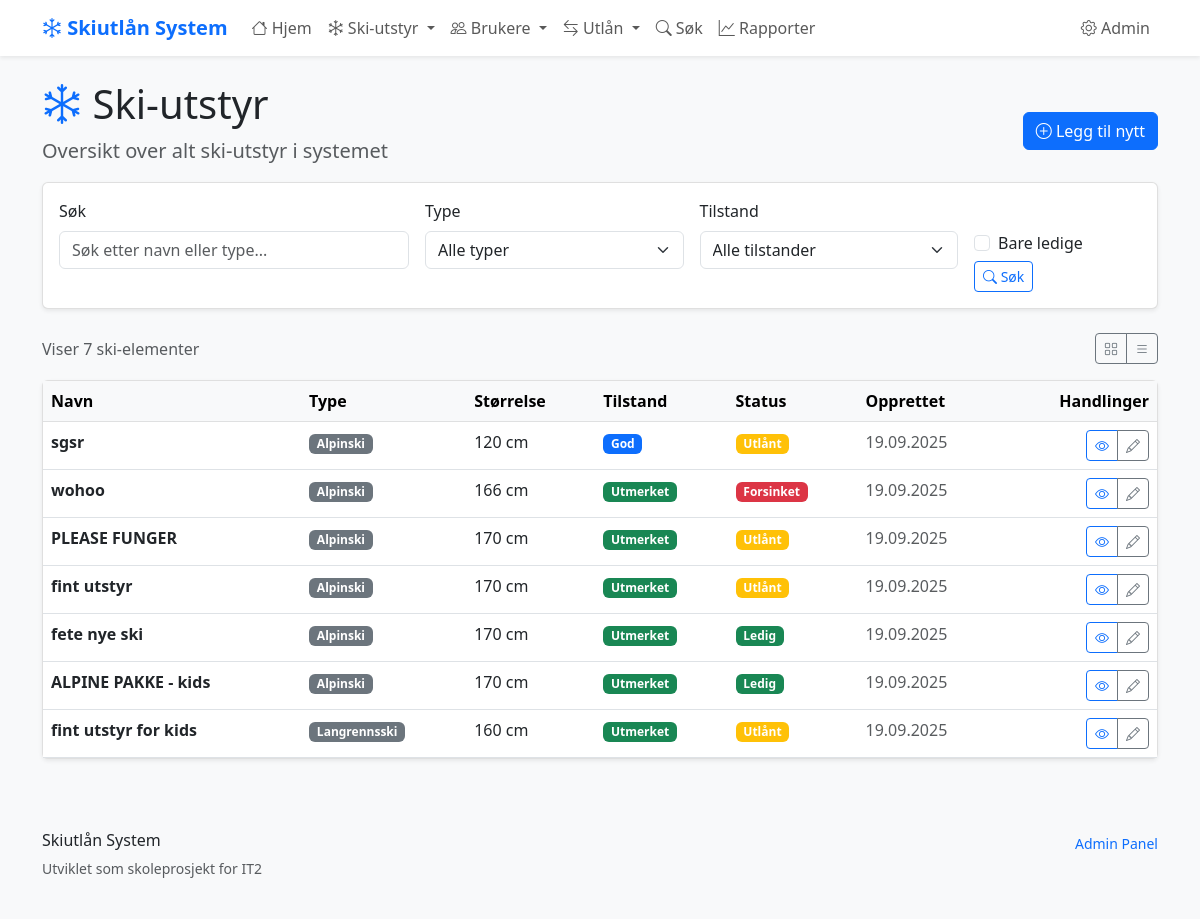
Page /ski-items/ on the earlier database version.
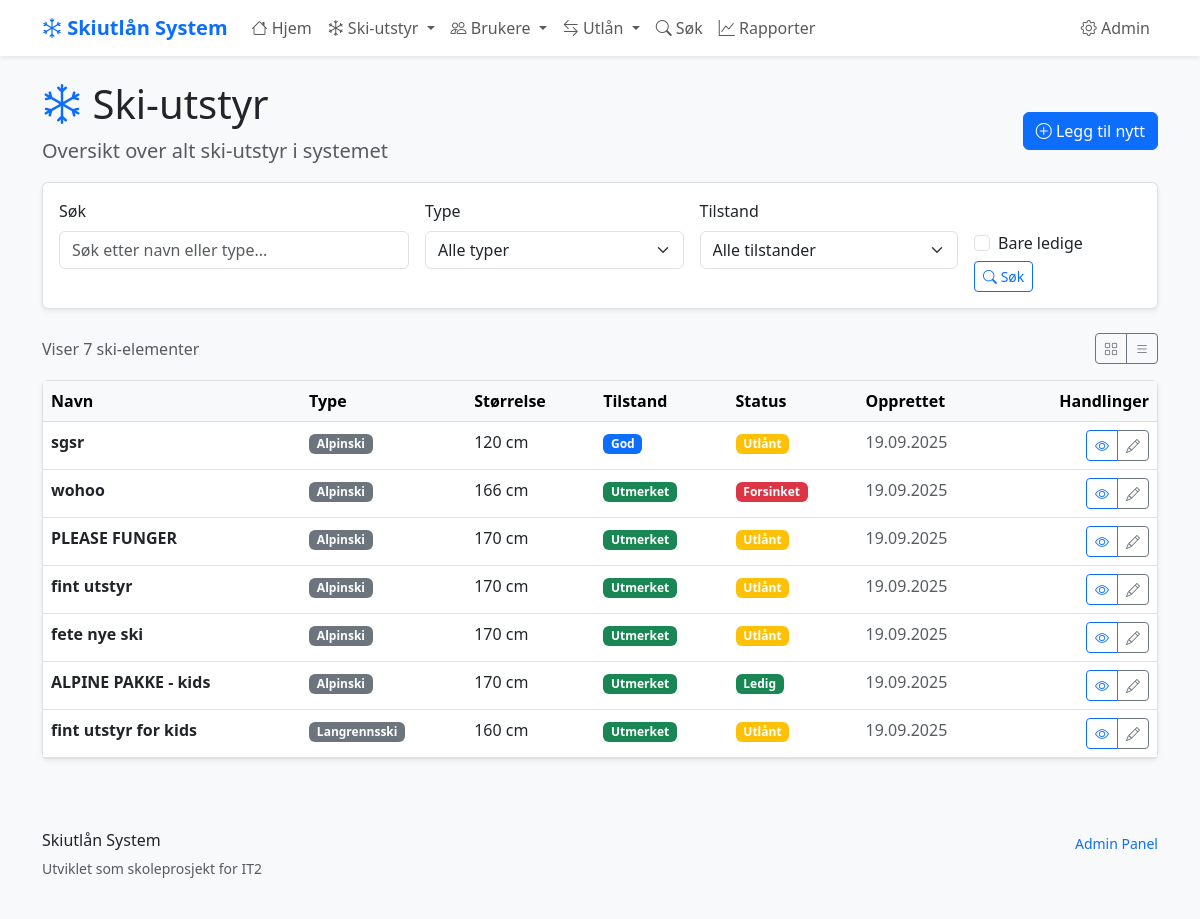
Same page on the later database version.
### skiutlan/models.py (models this page shows, shortened)
class SkiItem(models.Model):
    SKI_TYPES = [
        ('alpinski', 'Alpinski'),
        ('langrenn', 'Langrennsski'),
        ('snowboard', 'Snowboard'),
        ('stovler', 'Skistøvler'),
        ('staver', 'Skistaver'),
    ]
    navn = models.CharField(max_length=100, help_text="Navn på ski-elementet")
    type_ski = models.CharField(
        max_length=20,
        choices=SKI_TYPES,
        help_text="Type ski-element"
    )
    storrelse = models.IntegerField(
        validators=[MinValueValidator(1), MaxValueValidator(300)],
        help_text="Størrelse i cm for ski/staver, EU-størrelse for støvler"
    )
    tilstand = models.CharField(
        max_length=20,
        choices=[
            ('utmerket', 'Utmerket'),
            ('god', 'God'),
            ('slitt', 'Slitt'),
            ('reparasjon', 'Trenger reparasjon'),
        ],
        default='god'
    )
    opprettet = models.DateTimeField(auto_now_add=True)
    oppdatert = models.DateTimeField(auto_now=True)
    class Meta:
        verbose_name = "Ski-element"
        verbose_name_plural = "Ski-elementer"
        ordering = ['type_ski', 'storrelse']  # Sorterer automatisk
    @property
    def er_ledig(self):
        return not self.utlan_set.filter(returnert_dato__isnull=True).exists()

class Utlan(models.Model):
    bruker = models.ForeignKey(Bruker, on_delete=models.CASCADE)
    ski_item = models.ForeignKey(SkiItem, on_delete=models.CASCADE)
    utlant_dato = models.DateTimeField(auto_now_add=True)
    planlagt_retur = models.DateTimeField()
    returnert_dato = models.DateTimeField(blank=True, null=True)
    @property
    def er_forsinket(self):
        if self.returnert_dato:
            return False
        from django.utils import timezone
        current_time = timezone.now().replace(second=0, microsecond=0)
        return self.planlagt_retur < current_time

### skiutlan/views.py (the view)
# urls.py: path('ski-items/', views.ski_item_liste, name='ski_item_liste'),
def ski_item_liste(request):
    ski_items = SkiItem.objects.all()
    sok_tekst = request.GET.get('sok', '')
    if sok_tekst:
        ski_items = ski_items.filter(
            Q(navn__icontains=sok_tekst) | Q(type_ski__icontains=sok_tekst))
    type_filter = request.GET.get('type', '')
    if type_filter:
        ski_items = ski_items.filter(type_ski=type_filter)
    tilstand_filter = request.GET.get('tilstand', '')
    if tilstand_filter:
        ski_items = ski_items.filter(tilstand=tilstand_filter)
    bare_ledige = request.GET.get('ledig', False)
    if bare_ledige:
        utlante_item_ids = Utlan.objects.filter(
            returnert_dato__isnull=True).values_list('ski_item_id', flat=True)
        ski_items = ski_items.exclude(id__in=utlante_item_ids)
    context = {
        'ski_items': ski_items,
        'sok_tekst': sok_tekst,
        'type_filter': type_filter,
        'tilstand_filter': tilstand_filter,
        'bare_ledige': bare_ledige,
        'ski_types': SkiItem.SKI_TYPES,  # For dropdown i template
    }
    return render(request, 'skiutlan/ski_item_liste.html', context)

### skiutlan/templates/skiutlan/ski_item_liste.html (shortened to what the changed rows need)
{% extends 'skiutlan/base.html' %}
{% block header %}
<div class="d-flex justify-content-between align-items-center">
    <div>
        <h1>
            <i class="bi bi-snow text-primary"></i>
            Ski-utstyr
        </h1>
    </div>
</div>
{% endblock %}
{% block content %}
{% if ski_items %}
    <div class="card d-none d-md-block">
        <div class="table-responsive">
            <table class="table table-hover mb-0">
                <thead class="table-light">
                    <tr>
                        <th>Navn</th>
                        <th>Type</th>
                        <th>Størrelse</th>
                        <th>Tilstand</th>
                        <th>Status</th>
                        <th>Opprettet</th>
                        <th class="text-end">Handlinger</th>
                    </tr>
                </thead>
                <tbody>
                    {% for item in ski_items %}
                        <tr>
                            <td>
                                <strong>{{ item.navn }}</strong>
                            </td>
                            <td>
                                <span class="badge bg-secondary">{{ item.get_type_ski_display }}</span>
                            </td>
                            <td>
                                {{ item.storrelse }}
                                {% if item.type_ski == "stovler" %}(EU){% else %}cm{% endif %}
                            </td>
                            <td>
                                <span class="badge
                                    {% if item.tilstand == 'utmerket' %}bg-success
                                    {% elif item.tilstand == 'god' %}bg-primary
                                    {% elif item.tilstand == 'slitt' %}bg-warning
                                    {% else %}bg-danger{% endif %}">
                                    {{ item.get_tilstand_display }}
                                </span>
                            </td>
                            <td>
								{% if item.er_ledig %}
									<span class="badge bg-success">Ledig</span>
								{% else %}
									{% for utlan in item.utlan_set.all %}
										{% if not utlan.returnert_dato %}
											{% if utlan.er_forsinket %}
												<span class="badge bg-danger">Forsinket</span>
											{% else %}
												<span class="badge bg-warning">Utlånt</span>
											{% endif %}
										{% endif %}
									{% endfor %}
								{% endif %}
                            </td>
                            <td class="text-muted">
                                {{ item.opprettet|date:"d.m.Y" }}
                            </td>
                            <td class="text-end">
                                <div class="btn-group btn-group-sm" role="group">
                                    <a href="{% url 'skiutlan:ski_item_detalj' item.id %}"
                                       class="btn btn-outline-primary"
                                       title="Vis detaljer">
                                        <i class="bi bi-eye"></i>
                                    </a>
                                    <a href="{% url 'skiutlan:ski_item_rediger' item.id %}"
                                       class="btn btn-outline-secondary"
                                       title="Rediger">
                                        <i class="bi bi-pencil"></i>
                                    </a>
                                </div>
                            </td>
                        </tr>
                    {% empty %}
                        <tr>
                            <td colspan="7" class="text-center text-muted py-4">
                                Ingen ski-elementer funnet.
                            </td>
                        </tr>
                    {% endfor %}
                </tbody>
            </table>
        </div>
    </div>
{% endif %}
{% endblock %}

Differences in the rows shown:
shown differently, row unchanged: SkiItem "fete nye ski": no longer shows "Ledig"
added Utlan: shows "Utlånt", shown under SkiItem "fete nye ski"
